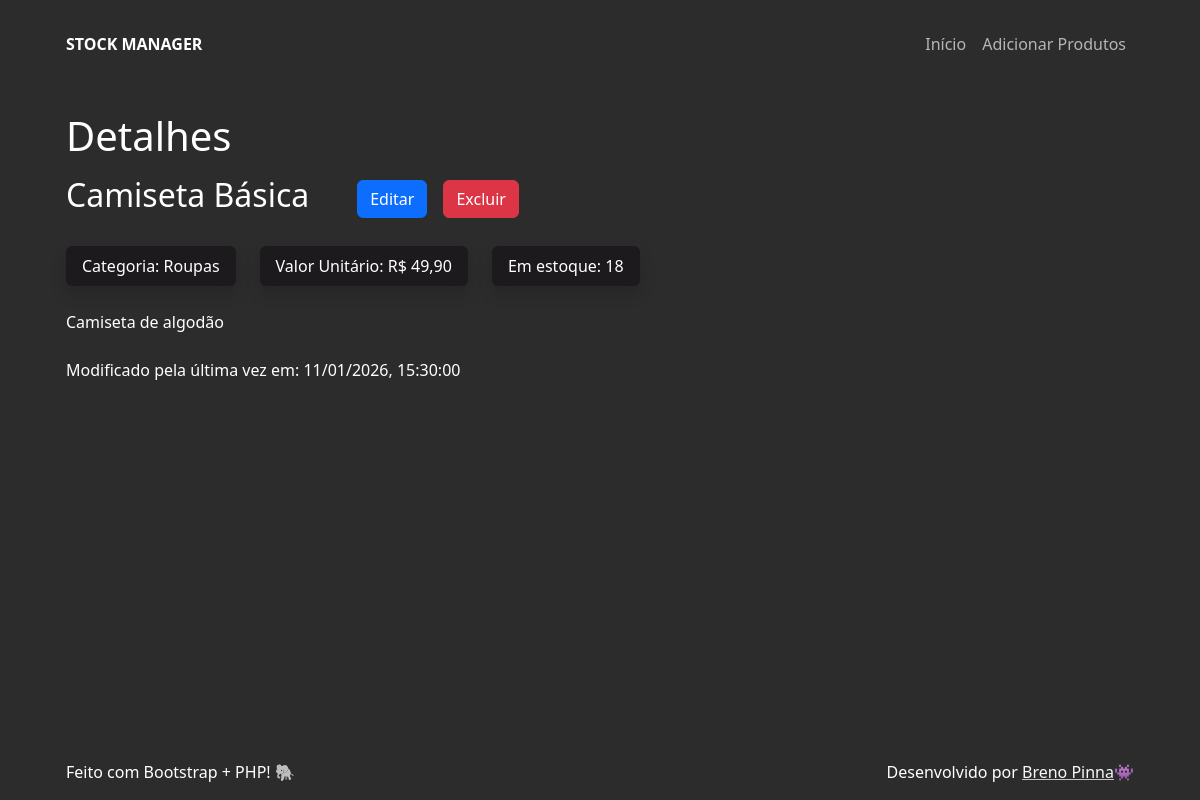
/details?id=3, run on the app's committed database.
### tables this page shows
CREATE TABLE products (
  id int NOT NULL AUTO_INCREMENT,
  name varchar(255) NOT NULL,
  quantity int NOT NULL,
  category varchar(255) NOT NULL,
  price decimal(10, 2) NOT NULL,
  description varchar(1000) NOT NULL,
  created_at timestamp DEFAULT CURRENT_TIMESTAMP,
  modified_at timestamp DEFAULT CURRENT_TIMESTAMP ON UPDATE CURRENT_TIMESTAMP,
  PRIMARY KEY (id)
);

### htdocs/src/data/get_product_details.php (called while the page is built, shortened)
<?php
  function get_product_details(int $id){
    try {
      $con = connect();
      $sql = "SELECT * FROM products WHERE products.id = :id;";
      $stmt = $con->prepare($sql);
      $stmt->execute([
        ":id" => $id
      ]);
      $product_details = $stmt->fetch(PDO::FETCH_ASSOC);
      return ['success' => true, 'data' => $product_details];
    } catch (\Throwable $th) {
      return ['success' => false, 'message' => $th->getMessage()];
    }
  }

### htdocs/src/pages/details.php (the view, shortened to what this page needs)
<?php
  require_once __DIR__ . '/../data/get_product_details.php';
  require_once __DIR__ . '/../components/btn_update.php';
  require_once __DIR__ . '/../components/btn_delete.php';
  require_once __DIR__ . '/../components/tag.php';
  $id = $_GET['id'];
  $data = get_product_details($id);
  $product = $data['data'] ?? [];
?>
<?php if(!$data['success']): ?>
  <p class="p-0 text-start">Houve um erro no servidor. Recarregue a página e tente novamente.</p>
<?php elseif($product): ?>
  <?php
    $currency_formatter = new NumberFormatter('pt_BR', NumberFormatter::CURRENCY);
    $name = htmlspecialchars($product['name']);
    $category = htmlspecialchars($product['category']);
    $price = numfmt_format_currency($currency_formatter, $product['price'], "BRL");
    $description = htmlspecialchars($product['description']);
    $modified_at = (new DateTime($product['modified_at']))->format("d/m/Y, H:i:s");
    $quantity = $product['quantity'];
    $btn_update = btn_update($id);
    $btn_delete = btn_delete($id, $name);
    $tags = [
      tag("Categoria: " . $category),
      tag("Valor Unitário: " . $price),
      tag("Em estoque: " . $quantity)
    ];
  ?>
  <div class="d-flex align-items-center flex-wrap column-gap-5">
    <h2 class="fw-light"><?= $product['name'] ?></h2>
    <div class="d-flex gap-3">
      <?= $btn_update ?>
      <?= $btn_delete ?>
    </div>
  </div>
  <div class="d-flex gap-4 mt-4 flex-wrap">
    <?php foreach ($tags as $tag): ?>
      <?= $tag ?>
    <?php endforeach; ?>
  </div>
  <p class="mt-4"><?= $description ?></p>
  <p class="mt-4">Modificado pela última vez em: <?= $modified_at ?></p>
<?php endif; ?>

### htdocs/assets/theme.css (style rules this page uses)
:root { --overwrite-primary-color: #2c2c2d; --overwrite-secondary-color: #1c1a1d; }
.bg-primary { background-color: var(--overwrite-primary-color) !important; }

### data on the page
products: name "Camiseta Básica", description "Camiseta de algodão", modified_at "11/01/2026, 15:30:00"

### other printed values
$text "Categoria: Roupas"
$text "Valor Unitário: R$ 49,90"
$text "Em estoque: 18"
